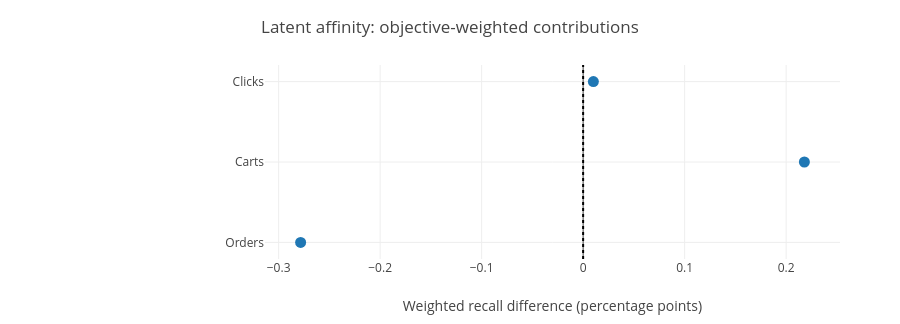

Notebook source saved alongside this figure:
### Markdown cell above
On 8,192 matched sessions, two-hop retrieval added **374 click, 78 cart and 20 order targets** to coverage. Yet the unchanged rankers selected **16 fewer click, 14 fewer cart and five fewer order targets** in their top 20. The next candidate-aware retraining study also regressed, including with 18 explicit path features.

**Decision:** stop that candidate-replacement recipe. The evidence supports a retrieval/ranking mismatch diagnosis, not a promise that retraining must solve it. Coverage is an oracle ceiling, not a model score.

## 3. Learned affinity: orders outweigh smaller gains elsewhere

The independent graph representation factors a normalized log-weight time graph into 64 dimensions and adds 16 candidate/session affinity summaries. It is not Word2Vec, ALS or NetMF. Candidate pools and 498,404 training rows were held fixed in the latent comparison. Positive click/cart movements were outweighed by seven lost order hits.

### Code cell
show_chart("Latent affinity: objective-weighted contributions", contribution_rows(evidence))

### Figure 1 — Plotly figure (JSON) as saved in the notebook; plotly's stock layout.template omitted (floating-point values rounded to 4 significant figures)
{"data": [{"hovertemplate": "%{y}<br>%{x:+.4f} percentage points<extra></extra>", "marker": {"size": 11}, "mode": "markers", "x": [0.01009, 0.218, -0.2783], "y": ["Clicks", "Carts", "Orders"], "type": "scatter"}], "layout": {"margin": {"l": 265, "r": 60, "t": 65, "b": 65}, "yaxis": {"autorange": "reversed"}, "width": 900, "height": 324, "title": {"text": "Latent affinity: objective-weighted contributions"}, "xaxis": {"title": {"text": "Weighted recall difference (percentage points)"}}, "showlegend": false, "shapes": [{"line": {"dash": "dot"}, "type": "line", "x0": 0, "x1": 0, "xref": "x", "y0": 0, "y1": 1, "yref": "y domain"}]}}
